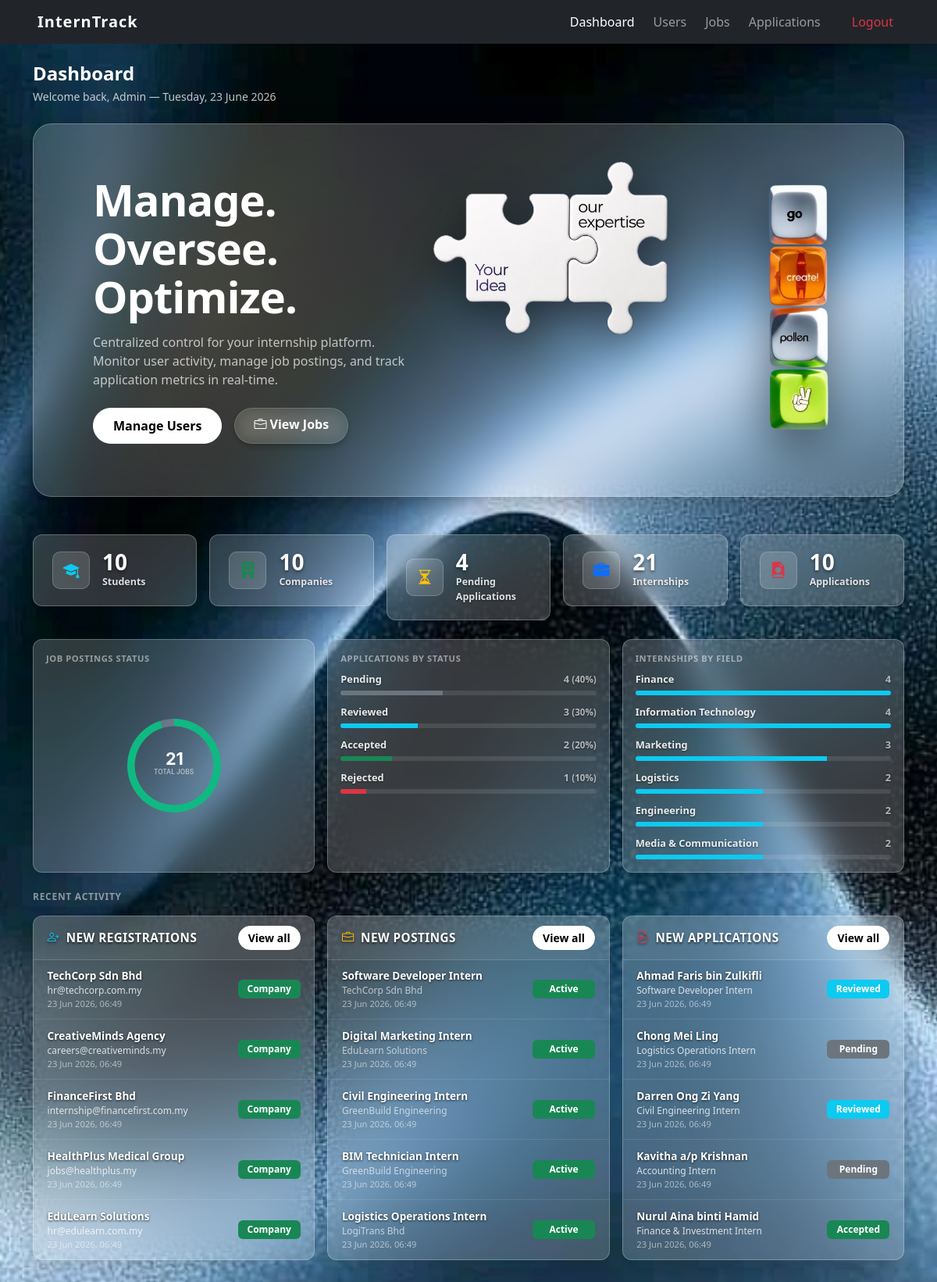
Page /admin/dashboard.php (signed in) on the committed database.
### tables this page shows
CREATE TABLE `users` (
  `id`              int(11)      NOT NULL,
  `name`            varchar(100) NOT NULL,
  `email`           varchar(100) NOT NULL,
  `password`        varchar(255) NOT NULL,
  `role`            enum('student','company','admin') NOT NULL,
  `phone`           varchar(20)  DEFAULT NULL,
  `bio`             text         DEFAULT NULL,
  `profile_picture` varchar(255) DEFAULT NULL,
  `description`     text         DEFAULT NULL,
  `website`         varchar(150) DEFAULT NULL,
  `resume`          varchar(255) DEFAULT NULL,
  `created_at`      timestamp    NOT NULL DEFAULT current_timestamp(),
  `approval_status` varchar(50)  DEFAULT 'pending',
  `academic_info`   text         DEFAULT NULL,
  `industry`        varchar(100) DEFAULT NULL,
  `skills`          text         DEFAULT NULL
);

CREATE TABLE `jobs` (
  `id`          int(11)        NOT NULL,
  `company_id`  int(11)        NOT NULL,
  `title`       varchar(150)   NOT NULL,
  `description` text           DEFAULT NULL,
  `location`    varchar(100)   DEFAULT NULL,
  `field`       varchar(100)   DEFAULT NULL,
  `status`      enum('active','closed') DEFAULT 'active',
  `created_at`  timestamp      NOT NULL DEFAULT current_timestamp(),
  `allowance`   decimal(10,2)  DEFAULT 0.00
);

CREATE TABLE `applications` (
  `id`              int(11)  NOT NULL,
  `student_id`      int(11)  NOT NULL,
  `job_id`          int(11)  NOT NULL,
  `cover_letter`    text     DEFAULT NULL,
  `resume`          varchar(255) DEFAULT NULL,
  `status`          enum('pending','reviewed','accepted','rejected') DEFAULT 'pending',
  `interview_date`  varchar(50)  DEFAULT NULL,
  `interview_time`  varchar(50)  DEFAULT NULL,
  `interview_venue` varchar(255) DEFAULT NULL,
  `notes`           text     DEFAULT NULL,
  `applied_at`      timestamp NOT NULL DEFAULT current_timestamp()
);

### admin/dashboard.php (the view, shortened to what the rows shown need)
<?php
include '../config/db_connect.php';
include '../includes/header.php';
$jobs = mysqli_fetch_assoc(mysqli_query($conn,
    "SELECT COUNT(*) AS total,
            SUM(status='active') AS active,
            SUM(status='closed') AS closed
     FROM jobs"));
$recent_users = mysqli_query($conn,
    "SELECT id, name, email, role, created_at FROM users
     ORDER BY created_at DESC LIMIT 5");
$recent_jobs = mysqli_query($conn,
    "SELECT j.id, j.title, j.status, j.created_at, u.name AS company_name, u.id AS company_id
     FROM jobs j JOIN users u ON j.company_id = u.id
     ORDER BY j.created_at DESC LIMIT 5");
$recent_apps = mysqli_query($conn,
    "SELECT a.id, a.status, a.applied_at, a.student_id,
            s.name AS student_name,
            j.title AS job_title,
            c.name AS company_name
     FROM applications a
     JOIN users s ON a.student_id = s.id
     JOIN jobs  j ON a.job_id     = j.id
     JOIN users c ON j.company_id = c.id
     ORDER BY a.applied_at DESC LIMIT 5");
function role_badge($role) {
    $map = ['student'=>'primary','company'=>'success','admin'=>'danger'];
    $c = $map[$role] ?? 'secondary';
    return "<span class='badge badge-uniform bg-$c'>".htmlspecialchars(ucfirst($role))."</span>";
}
function app_badge($status) {
    $map = ['pending'=>'secondary','reviewed'=>'info','accepted'=>'success','rejected'=>'danger'];
    $c = $map[$status] ?? 'secondary';
    return "<span class='badge badge-uniform bg-$c'>".htmlspecialchars(ucfirst($status))."</span>";
}
?>
<div class="container-lg mt-4 pb-5">
    <div class="glass-hero mb-5">
        <div class="glass-hero-content row align-items-center justify-content-between">
            <div class="col-md-6 mb-4 mb-md-0" style="padding-left: 40px;">
                <h1 class="hero-title">Manage.<br>Oversee.<br>Optimize.</h1>
            </div>
        </div>
    </div>
    <div class="row g-3">
        <div class="col-md-4">
            <div class="dash-card h-100">
                <?php
                while ($u = mysqli_fetch_assoc($recent_users)):
                ?>
                <div class="act-item">
                    <div class="flex-grow-1 min-width-0">
                        <div class="act-name">
                            <a href="#" class="view-user-trigger text-decoration-none text-white fw-bold" data-user-id="<?= (int)$u['id'] ?>">
                                <?= htmlspecialchars($u['name']) ?>
                            </a>
                        </div>
                        <div class="act-sub"><?= htmlspecialchars($u['email']) ?></div>
                        <div class="act-time"><?= date('d M Y, H:i', strtotime($u['created_at'])) ?></div>
                    </div>
                    <?= role_badge($u['role']) ?>
                </div>
                <?php endwhile; ?>
            </div>
        </div>
        <div class="col-md-4">
            <div class="dash-card h-100">
                <?php
                while ($j = mysqli_fetch_assoc($recent_jobs)):
                ?>
                <div class="act-item">
                    <div class="flex-grow-1 min-width-0">
                        <div class="act-name"><?= htmlspecialchars($j['title']) ?></div>
                        <div class="act-sub">
                            <a href="#" class="view-user-trigger text-decoration-none text-white-50" data-user-id="<?= (int)$j['company_id'] ?>">
                                <?= htmlspecialchars($j['company_name']) ?>
                            </a>
                        </div>
                        <div class="act-time"><?= date('d M Y, H:i', strtotime($j['created_at'])) ?></div>
                    </div>
                    <span class="badge badge-uniform bg-<?= $j['status']==='active'?'success':'secondary' ?>">
                        <?= ucfirst($j['status']) ?>
                    </span>
                </div>
                <?php endwhile; ?>
            </div>
        </div>
        <div class="col-md-4">
            <div class="dash-card h-100">
                <?php
                while ($a = mysqli_fetch_assoc($recent_apps)):
                ?>
                <div class="act-item">
                    <div class="flex-grow-1 min-width-0">
                        <div class="act-name">
                            <a href="#" class="view-user-trigger text-decoration-none text-white fw-bold" data-user-id="<?= (int)$a['student_id'] ?>">
                                <?= htmlspecialchars($a['student_name']) ?>
                            </a>
                        </div>
                        <div class="act-sub"><?= htmlspecialchars($a['job_title']) ?></div>
                        <div class="act-time"><?= date('d M Y, H:i', strtotime($a['applied_at'])) ?></div>
                    </div>
                    <?= app_badge($a['status']) ?>
                </div>
                <?php endwhile; ?>
            </div>
        </div>
    </div>
</div>
<script>
document.addEventListener('DOMContentLoaded', function() {
    const ctx = document.getElementById('jobStatusChart').getContext('2d');
    new Chart(ctx, {
        type: 'doughnut',
        data: {
            labels: ['Active', 'Closed'],
            datasets: [{
                data: [<?= (int)$jobs['active'] ?>, <?= (int)$jobs['closed'] ?>],
                backgroundColor: [
                    '#10b981', // Emerald green
                    'rgba(255, 255, 255, 0.2)'  // Slate/gray translucent
                ],
                borderWidth: 0,
                hoverOffset: 4
            }]
        },
        options: {
            responsive: true,
            maintainAspectRatio: false,
            cutout: '84%',
            plugins: {
                legend: {
                    display: false
                },
                tooltip: {
                    backgroundColor: 'rgba(15, 23, 42, 0.9)',
                    titleFont: { family: "'Inter', sans-serif", size: 12, weight: 'bold' },
                    bodyFont: { family: "'Inter', sans-serif", size: 11 },
                    padding: 8,
                    cornerRadius: 6,
                    displayColors: false
                }
            }
        },
        plugins: [{
            id: 'textCenter',
            beforeDraw: function(chart) {
                const width = chart.width,
                      height = chart.height,
                      ctx = chart.ctx;
                ctx.restore();
                // Draw Total Number
                ctx.font = "bold 1.35rem 'Inter', sans-serif";
                ctx.textBaseline = "middle";
                ctx.fillStyle = "#ffffff";
                const textTotal = "<?= (int)$jobs['total'] ?>";
                const totalX = Math.round((width - ctx.measureText(textTotal).width) / 2);
                const totalY = (height / 2) - 8;
                ctx.fillText(textTotal, totalX, totalY);
                // Draw "JOBS" Label
                ctx.font = "600 0.52rem 'Inter', sans-serif";
                ctx.fillStyle = "rgba(255, 255, 255, 0.55)";
                const textLabel = "TOTAL JOBS";
                const labelX = Math.round((width - ctx.measureText(textLabel).width) / 2);
                const labelY = (height / 2) + 8;
                ctx.fillText(textLabel, labelX, labelY);
                ctx.save();
            }
        }]
    });
});
</script>
<?php include '../includes/footer.php'; ?>

### rows in the picture
users: name "TechCorp Sdn Bhd", email "hr@techcorp.com.my", created_at "23 Jun 2026, 06:49", role "Company"
users: name "CreativeMinds Agency", email "careers@creativeminds.my", created_at "23 Jun 2026, 06:49", role "Company"
users: name "FinanceFirst Bhd", email "internship@financefirst.com.my", created_at "23 Jun 2026, 06:49", role "Company"
users: name "HealthPlus Medical Group", email "jobs@healthplus.my", created_at "23 Jun 2026, 06:49", role "Company"
users: name "EduLearn Solutions", email "hr@edulearn.com.my", created_at "23 Jun 2026, 06:49", role "Company"
jobs: title "Software Developer Intern", company.name "TechCorp Sdn Bhd", created_at "23 Jun 2026, 06:49", status "Active"
jobs: title "Digital Marketing Intern", company.name "EduLearn Solutions", created_at "23 Jun 2026, 06:49", status "Active"
jobs: title "Civil Engineering Intern", company.name "GreenBuild Engineering", created_at "23 Jun 2026, 06:49", status "Active"
jobs: title "BIM Technician Intern", company.name "GreenBuild Engineering", created_at "23 Jun 2026, 06:49", status "Active"
jobs: title "Logistics Operations Intern", company.name "LogiTrans Bhd", created_at "23 Jun 2026, 06:49", status "Active"
applications: student.name "Ahmad Faris bin Zulkifli", job.title "Software Developer Intern", applied_at "23 Jun 2026, 06:49", status "Reviewed"
applications: student.name "Chong Mei Ling", job.title "Logistics Operations Intern", applied_at "23 Jun 2026, 06:49", status "Pending"
applications: student.name "Darren Ong Zi Yang", job.title "Civil Engineering Intern", applied_at "23 Jun 2026, 06:49", status "Reviewed"
applications: student.name "Kavitha a/p Krishnan", job.title "Accounting Intern", applied_at "23 Jun 2026, 06:49", status "Pending"
applications: student.name "Nurul Aina binti Hamid", job.title "Finance & Investment Intern", applied_at "23 Jun 2026, 06:49", status "Accepted"

### other values in the picture
$_SESSION['name'] "Admin"
$users['students'] "10"
$users['companies'] "10"
$apps['pending'] "4"
$jobs['total'] "21"
$apps['total'] "10"
$s['label'] "Pending"
$s['val'] "4"
$pct "40"
$s['label'] "Reviewed"
$s['val'] "3"
$pct "30"
$s['label'] "Accepted"
$s['val'] "2"
$pct "20"
